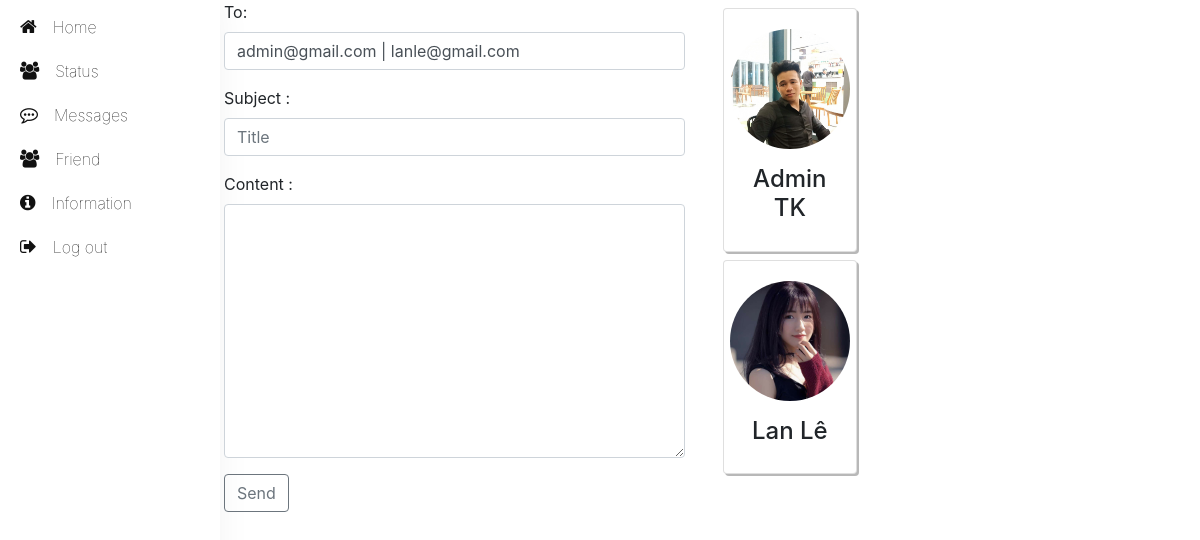
/messages.php?id=13 (signed in), run on the app's committed database.
### tables this page shows
CREATE TABLE `user` (
  `id` int(11) NOT NULL,
  `name` varchar(50) NOT NULL,
  `email` varchar(50) NOT NULL,
  `birthday` date NOT NULL,
  `password` varchar(255) NOT NULL,
  `phone` varchar(12) NOT NULL,
  `address` varchar(255) NOT NULL,
  `work` varchar(100) NOT NULL,
  `images` varchar(255) NOT NULL,
  `website` varchar(100) NOT NULL,
  `github` varchar(100) NOT NULL,
  `twitter` varchar(100) NOT NULL,
  `instagram` varchar(100) NOT NULL,
  `facebook` varchar(100) NOT NULL,
  `time` timestamp NOT NULL DEFAULT current_timestamp() ON UPDATE current_timestamp(),
  `user_status` int(1) NOT NULL
);

### session.php (called while the page is built, shortened)
<?php
    $email = $_SESSION['login_user'];
?>

### messages.php (the view, shortened to what this page needs)
<?php
    include './session.php';
    $sql = mysqli_query( $conn ,"select * from user where email = '$email' ");
    $row = mysqli_fetch_array($sql,MYSQLI_ASSOC);
    $idget = $_GET['id'];
    $sql1 = "select * from user where id = $idget";
    $result = $conn->query($sql1);
    $row1 = mysqli_fetch_array($result, MYSQLI_ASSOC);
?>
<!DOCTYPE html>
<html lang="en">
<head>
    <link rel="stylesheet" href="https://cdnjs.cloudflare.com/ajax/libs/twitter-bootstrap/4.6.0/css/bootstrap.min.css">
    <link rel="stylesheet" href="https://cdnjs.cloudflare.com/ajax/libs/font-awesome/5.15.2/css/all.min.css">
    <link rel="stylesheet" href="css/css.css">
    <link rel="stylesheet" href="https://cdnjs.cloudflare.com/ajax/libs/font-awesome/4.7.0/css/font-awesome.min.css">
</head>
<body>
    <div id="main">
        <div class="container-fluid">
            <div class="row">
                <?php include './template/menu.php'; ?>
                <main role="main" class="col-md-9 ml-sm-auto col-lg-10 px-4">
                    <div class="row">
                        <div class="col-sm-6">
                            <form action="" method="post">
                                <div class="form-group">
                                    <label for="">To: </label>
                                    <input type="text" class="form-control" name="email" id="" aria-describedby="emailHelpId" placeholder="" value="<?php echo $row['email']." | ".$row1['email'] ?>">
                                </div>
                                <div class="form-group">
                                    <label for="">Subject : </label>
                                    <input type="text" class="form-control" name="subject" id="" aria-describedby="helpId" placeholder="Title">
                                </div>
                                <div class="form-group">
                                <label for="">Content : </label>
                                <textarea class="form-control" name="content" id="" rows="10"></textarea>
                                </div>
                                <button type="submit" class="btn btn-outline-secondary" name="submit">Send</button>
                            </form>
                        </div>
                        <div class="col-sm-6">
                            <div class="row">
                                <div class="col-sm-4">
                                <div class="card m-2">
                                    <div class="card-body">
                                        <div class="d-flex flex-column align-items-center text-center">
                                            <img src="./images/profile/<?php echo $row['images'] ?>" alt="<?php echo $row['name']  ?>" class="rounded-circle" width="120">
                                            <div class="mt-3">
                                                <h4><?php echo $row['name']  ?></h4>
                                            </div>
                                        </div>
                                    </div>
                                </div>
                                <div class="card m-2">
                                    <div class="card-body">
                                        <div class="d-flex flex-column align-items-center text-center">
                                            <img src="./images/profile/<?php echo $row1['images'] ?>" alt="<?php echo $row1['name']  ?>" class="rounded-circle" width="120">
                                            <div class="mt-3">
                                                <h4><?php echo $row1['name']  ?></h4>
                                            </div>
                                        </div>
                                    </div>
                                </div>
                                </div>
                            </div>
                        </div>
                    </div>
                </main>
            </div>
        </div>
    </div>
</body>
</html>

### css/css.css (style rules this page uses)
* { margin: 0; padding: 0; }
body { font-family: "Hind Vadodara", -apple-system, BlinkMacSystemFont, Segoe UI, Helvetica Neue, Arial, sans-serif; }
.card { min-width: 100% !important; box-shadow: 2px 2px #b8b8b8 !important; }

### data on the page
user: email "admin@gmail.com | lanle@gmail.com", images (picture), name "Admin TK"
user: images (picture), name "Lan Lê"
